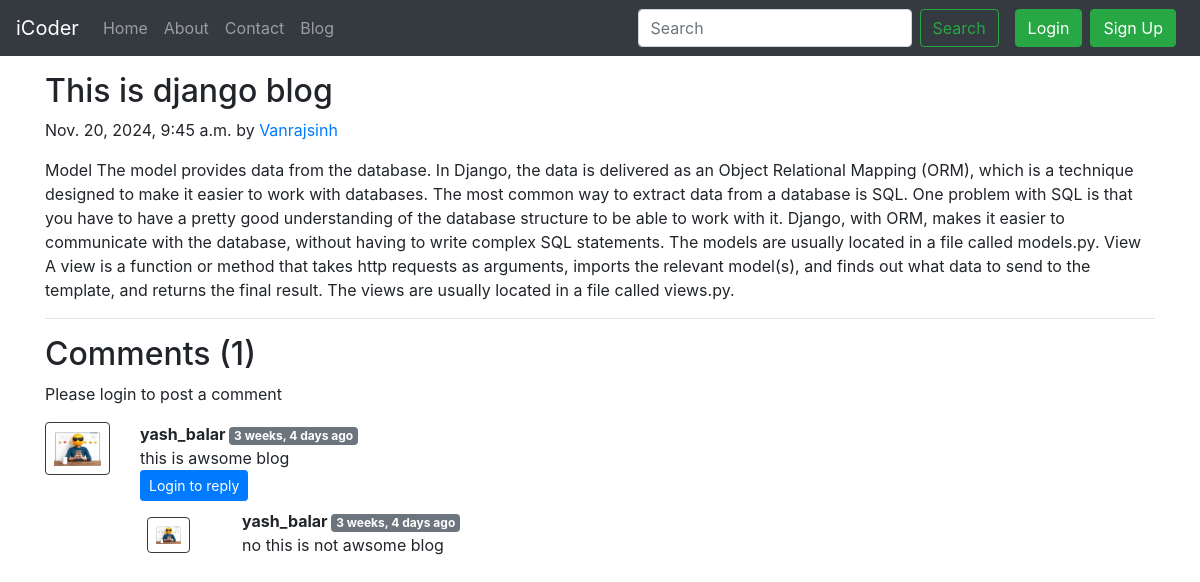
The page /blog/there is no slug for it on the database its author committed.
### blog/models.py (models this page shows, shortened)
class Post(models.Model):
    sno=models.AutoField(primary_key=True)
    title=models.CharField(max_length=255)
    author=models.CharField(max_length=14)
    slug=models.CharField(max_length=130)
    timeStamp=models.DateTimeField(blank=True)
    content=models.TextField()

class BlogComment(models.Model):
    sno= models.AutoField(primary_key=True)
    comment=models.TextField()
    user=models.ForeignKey(User, on_delete=models.CASCADE)
    post=models.ForeignKey(Post, on_delete=models.CASCADE)
    parent=models.ForeignKey('self',on_delete=models.CASCADE, null=True )
    timestamp= models.DateTimeField(default=now)
    def __str__(self):
        return self.comment[0:13] + "..." + "by" + " " + self.user.username

### blog/views.py (the view)
# urls.py: path('<str:slug>', views.blogPost, name="blogPost"),
def blogPost(request, slug):
    post=Post.objects.filter(slug=slug).first()
    comments= BlogComment.objects.filter(post=post, parent=None)
    replies= BlogComment.objects.filter(post=post).exclude(parent=None)
    replyDict={}
    for reply in replies:
        print(reply)
        if reply.parent.sno not in replyDict.keys():
            replyDict[reply.parent.sno]=[reply]
        else:
            replyDict[reply.parent.sno].append(reply)
    context={'post':post, 'comments': comments, 'user': request.user, 'replyDict': replyDict}
    return render(request, "blog/blogPost.html", context)

### blog/templatetags/extras.py (called while the page is built)
@register.filter(name='get_val')
def get_val(dict, key):
    return dict.get(key)

### templates/blog/blogPost.html (shortened to what this page needs)
{% extends 'base.html' %}
{% block body %}
{% load humanize %}
{% load extras %}
<div class="container my-3">
    <h2 class="blog-post-title">{{post.title}}</h2>
    <p class="blog-post-meta">{{post.timeStamp}} by <a href="/about">{{post.author}}</a></p>
    <p>{{post.content|safe}}</p>
    <hr>
</div>
<div class="container">
    <h2> Comments ({{comments.count}}) </h2>
    <div class="my-2">
        {% if user.is_authenticated %}
        <form action="/blog/postComment" method="post">
            {% csrf_token %}
            <div class="form-group">
                <label for="exampleInputEmail1">Post Comment </label>
                <input type="text" class="form-control" name="comment" placeholder="Enter comment here">
            </div>
            <input type="hidden" name="postSno" value="{{post.sno}}">
            <input type="hidden" name="parentSno" value="">
            <button type="submit" class="btn btn-primary">Submit</button>
        </form>
        {% else %}
        Please login to post a comment
        {% endif %}
    </div>
    {% for comment in comments %}
    <div class="row my-3">
        <div class="col-md-1  ">
            <img class="rounded mx-auto d-block w-100 border border-dark p-2" src="/static/comment_piv.jpg" alt="user">
        </div>
        <div class="col-md-11 ">
            <b> {{comment.user.username}} </b> <span class="badge badge-secondary ">{{comment.timestamp| naturaltime}}</span>
            <div>{{comment.comment}}</div>
            <div class="reply mx-0">
                {% if user.is_authenticated %}
                <button class="btn btn-sm btn-primary" type="button" data-toggle="collapse" data-target="#replyBox{{comment.sno}}" aria-expanded="false" aria-controls="replyBox{{comment.sno}}">
                    Reply
                </button>
                <div class="collapse" id="replyBox{{comment.sno}}">
                    <div class="card card-body my-2">
                        <form action="/blog/postComment" method="post">
                            {% csrf_token %}
                            <div class="form-group">
                                <label for="comment">Post a reply </label>
                                <input type="text" class="form-control" name="comment" placeholder="Enter comment here">
                                <input type="hidden" name="parentSno" value="{{comment.sno}}">
                            </div>
                            <input type="hidden" name="postSno" value="{{post.sno}}">
                            <button type="submit" class="btn btn-primary">Submit</button>
                        </form>
                    </div>
                </div>
                {% else %}
                <button class="btn btn-sm btn-primary" type="button" data-toggle="collapse" data-target="#replyBox{{comment.sno}}" aria-expanded="false" aria-controls="replyBox{{comment.sno}}">
                    Login to reply
                </button>
                {% endif %}
                <div class="replies my-2 ">
                    {% for reply in replyDict|get_val:comment.sno %}
                    <div class="row my-2">
                        <div class="col-md-1 ">
                            <img class="rounded mx-auto d-block w-75 my-2 border border-dark p-2" src="/static/comment_piv.jpg" alt="user">
                        </div>
                        <div class="col-md-11">
                            <div class="col-md-11 ">
                                <b> {{reply.user.username}} </b> <span class="badge badge-secondary ">{{reply.timestamp|naturaltime}}</span>
                                <div>{{reply.comment}}</div>
                            </div>
                            <br>
                        </div>
                    </div>
                    {% endfor %}
                </div>
            </div>
        </div>
    </div>
    {% endfor %}
</div>
{% endblock %}

### rows shown on the page
Post: title "This is django blog", timeStamp "Nov. 20, 2024, 9:45 a.m.", author "Vanrajsinh", content "Model The model provides data from the database. In Django, the data is delivered as an Object Relational Mapping (ORM), which is a technique designed to make it easier to work with databases. The most common way to extract data from a database is SQL. One problem with SQL is that you have to have a pretty good understanding of the database structure to be able to work with it. Django, with ORM, makes it easier to communicate with the database, without having to write complex SQL statements. The models are usually located in a file called models.py. View A view is a function or method that takes http requests as arguments, imports the relevant model(s), and finds out what data to send to…"
BlogComment: user.username "yash_balar", timestamp "3 weeks, 4 days ago", comment "this is awsome blog"
BlogComment: user.username "yash_balar", timestamp "3 weeks, 4 days ago", comment "no this is not awsome blog"

### other values the page prints
{{ comments.count }} "1"
